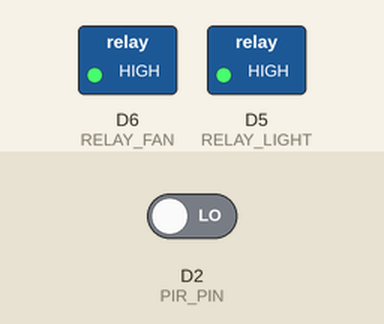
This sketch was run on a simulated ESP8266 (NodeMCU). Shown: switched loads named in the sketch (green lamp = pin HIGH). Inputs (shaded band) come from the test bench; at power-on: D2 (PIR_PIN) LOW. What the sketch prints to the serial monitor is not drawn.

Above: at 1.2 s.
1.3 s: D2 (PIR_PIN) driven HIGH
At 1.7 s:
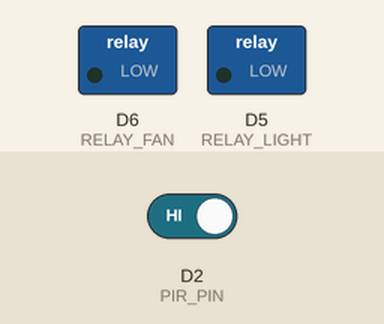
Timing chart, 0 to 4.3 s (numbered marks = the images above; inputs shaded):
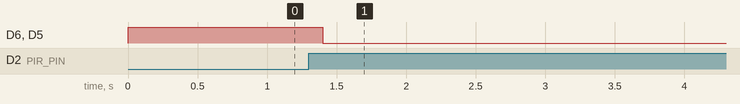

The sketch:

sketch_sep25a_copy_20251112135514.ino
```cpp
#define PIR_PIN D2
#define RELAY_LIGHT D5
#define RELAY_FAN D6

unsigned long lastMotionTime = 0;
const unsigned long timeout = 10000; // 10 seconds

void setup() {
  Serial.begin(115200);
  pinMode(PIR_PIN, INPUT);
  pinMode(RELAY_LIGHT, OUTPUT);
  pinMode(RELAY_FAN, OUTPUT);

  digitalWrite(RELAY_LIGHT, HIGH);
  digitalWrite(RELAY_FAN, HIGH);
  Serial.println("Smart Energy Saver Initialized...");
}

void loop() {
  int motion = digitalRead(PIR_PIN);
  if (motion == HIGH) {
    Serial.println("Motion Detected → Turning ON Devices");
    digitalWrite(RELAY_LIGHT, LOW);
    digitalWrite(RELAY_FAN, LOW);
    lastMotionTime = millis();
  }
  else if (millis() - lastMotionTime > timeout) {
    Serial.println("No Motion → Turning OFF Devices");
    digitalWrite(RELAY_LIGHT, HIGH);
    digitalWrite(RELAY_FAN, HIGH);
  }
  delay(200);
}
```

Measured:
- after the input at 1.3 s, D6 (RELAY_FAN), D5 (RELAY_LIGHT): HIGH → LOW after 0.10 s
